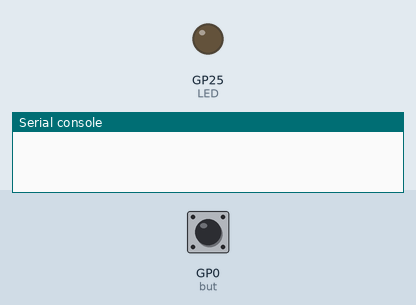
Bench run of a program on a simulated Raspberry Pi Pico running MicroPython. On the bench: output pins drawn as LEDs (lit = HIGH), the last lines printed to the serial console. The test bench sets the inputs (shaded band); at power-on: GP0 (but) HIGH.

Above: at 1.2 s.
1.3 s: GP0 (but) pulled LOW for 0.15 s
At 2.4 s:
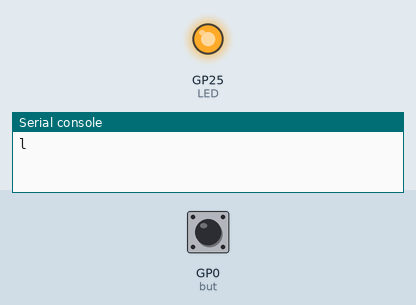
2.9 s: GP0 (but) pulled LOW for 3.2 s
At 3.6 s:
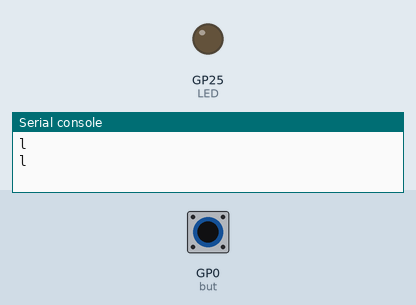
Timing chart, 0 to 7.6 s (numbered marks = the images above; inputs shaded):
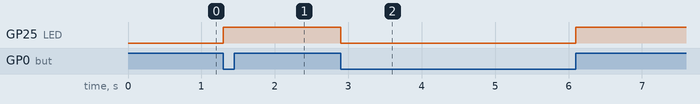

Measured:
- after the input at 1.3 s, GP25 (LED): LOW → HIGH at once
- after the input at 2.9 s, GP25 (LED): HIGH → LOW at once, → HIGH 3.2 s later

The program:

send_data_through_usb.py
```python
""" Send data to Windows when a button is pressed
"""

from machine import Pin
import time

LED = Pin(25, Pin.OUT)
DELAY = time.ticks_ms()

def alter_led(inst):
    global LED, DELAY

    if time.ticks_diff(time.ticks_ms(), DELAY) < 500:
        return

    # print(inst.value)
    LED.toggle()
    # print("Press button works!")
    print("l")
    DELAY = time.ticks_ms()

but = Pin(0, Pin.IN, Pin.PULL_UP)
but.irq(handler=alter_led, trigger=Pin.IRQ_FALLING | Pin.IRQ_RISING)


LED.value(0)
```
